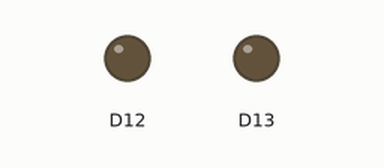
Simulated run of this program. Board: Raspberry Pi (header pin numbers). Parts: output pins drawn as LEDs (lit = HIGH). At 11.0 s the program stops and its outputs stay as they are.

Above: at 0.1 s.
At 5.1 s:
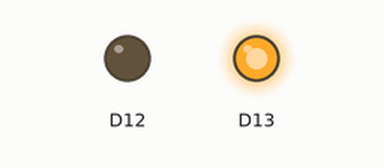
Timing chart, 0 to 9.5 s (numbered marks = the images above):
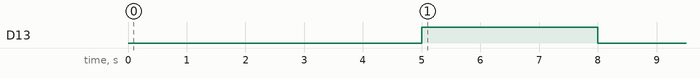

The program:

Firmata.py
```python
import time
import RPi.GPIO as GPIO
import pyfirmata

GPIO.setmode(GPIO.BOARD)
GPIO.setup(12, GPIO.OUT)   # GPIO18 output
GPIO.output(12, GPIO.LOW)  # GPIO18 low -> Arduino reset off

# start connection to Arduino
#  USB: /dev/ttyUSB0 or /dev/ttyACM0
#  UART: /dev/ttyAMA0
board = pyfirmata.Arduino('/dev/ttyAMA0')

board.digital[13].write(1) # switch on LED
time.sleep(3)              # 3s delay
board.digital[13].write(0) # switch off LED
time.sleep(3)              # 3s delay
board.exit()
```

Measured:
- by itself, D13: LOW → HIGH at 5.0 s, → LOW 3.0 s later
